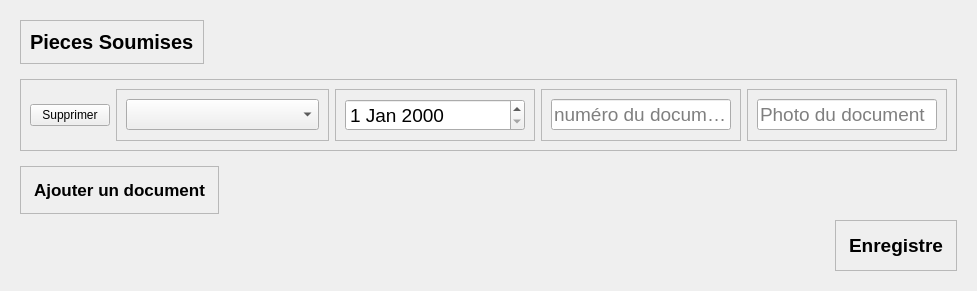
                     <widget class="QWidget" name="pieces">
                      <attribute name="title">
                       <string>Page</string>
                      </attribute>
                      <layout class="QVBoxLayout" name="verticalLayout_62">
                       <item>
                        <widget class="QWidget" name="widget_piece" native="true">
                         <layout class="QVBoxLayout" name="verticalLayout_50">
                          <item alignment="Qt::AlignLeft|Qt::AlignTop">
                           <widget class="QFrame" name="frame_47">
                            <property name="frameShape">
                             <enum>QFrame::StyledPanel</enum>
                            </property>
                            <property name="frameShadow">
                             <enum>QFrame::Raised</enum>
                            </property>
                            <layout class="QVBoxLayout" name="verticalLayout_63">
                             <item>
                              <widget class="QLabel" name="label_13">
                               <property name="font">
                                <font>
                                 <pointsize>15</pointsize>
                                 <weight>75</weight>
                                 <bold>true</bold>
                                </font>
                               </property>
                               <property name="text">
                                <string>Pieces Soumises</string>
                               </property>
                              </widget>
                             </item>
                            </layout>
                           </widget>
                          </item>
                          <item alignment="Qt::AlignHCenter|Qt::AlignVCenter">
                           <widget class="QWidget" name="widget_piece_inner" native="true">
                            <layout class="QVBoxLayout" name="verticalLayout_51">
                             <property name="spacing">
                              <number>10</number>
                             </property>
                             <property name="leftMargin">
                              <number>0</number>
                             </property>
                             <property name="rightMargin">
                              <number>0</number>
                             </property>
                             <item>
                              <widget class="QFrame" name="frame_40">
                               <property name="minimumSize">
                                <size>
                                 <width>300</width>
                                 <height>0</height>
                                </size>
                               </property>
                               <property name="frameShape">
                                <enum>QFrame::StyledPanel</enum>
                               </property>
                               <property name="frameShadow">
                                <enum>QFrame::Raised</enum>
                               </property>
                               <layout class="QHBoxLayout" name="horizontalLayout_31">
                                <item>
                                 <widget class="QPushButton" name="supprimer">
                                  <property name="text">
                                   <string>Supprimer</string>
                                  </property>
                                  <property name="flat">
                                   <bool>false</bool>
                                  </property>
                                 </widget>
                                </item>
                                <item>
                                 <widget class="QFrame" name="frame_41">
                                  <property name="minimumSize">
                                   <size>
                                    <width>200</width>
                                    <height>0</height>
                                   </size>
                                  </property>
                                  <property name="frameShape">
                                   <enum>QFrame::StyledPanel</enum>
                                  </property>
                                  <property name="frameShadow">
                                   <enum>QFrame::Raised</enum>
                                  </property>
                                  <layout class="QVBoxLayout" name="verticalLayout_52">
                                   <item>
                                    <widget class="QComboBox" name="type_de_document">
                                     <property name="minimumSize">
                                      <size>
                                       <width>0</width>
                                       <height>25</height>
                                      </size>
                                     </property>
                                     <property name="font">
                                      <font>
                                       <pointsize>14</pointsize>
                                      </font>
                                     </property>
                                     <property name="placeholderText">
                                      <string>Type de document</string>
                                     </property>
                                    </widget>
                                   </item>
                                  </layout>
                                 </widget>
                                </item>
                                <item>
                                 <widget class="QFrame" name="frame_43">
                                  <property name="minimumSize">
                                   <size>
                                    <width>200</width>
                                    <height>0</height>
                                   </size>
                                  </property>
                                  <property name="frameShape">
                                   <enum>QFrame::StyledPanel</enum>
                                  </property>
                                  <property name="frameShadow">
                                   <enum>QFrame::Raised</enum>
                                  </property>
                                  <layout class="QVBoxLayout" name="verticalLayout_56">
                                   <item>
                                    <widget class="QDateEdit" name="document_date_dexpiration">
                                     <property name="minimumSize">
                                      <size>
                                       <width>0</width>
                                       <height>25</height>
                                      </size>
                                     </property>
                                     <property name="font">
                                      <font>
                                       <pointsize>14</pointsize>
                                      </font>
                                     </property>
                                     <property name="cursor">
                                      <cursorShape>PointingHandCursor</cursorShape>
                                     </property>
                                    </widget>
                                   </item>
                                  </layout>
                                 </widget>
                                </item>
                                <item>
                                 <widget class="QFrame" name="frame_44">
                                  <property name="minimumSize">
                                   <size>
                                    <width>200</width>
                                    <height>0</height>
                                   </size>
                                  </property>
                                  <property name="frameShape">
                                   <enum>QFrame::StyledPanel</enum>
                                  </property>
                                  <property name="frameShadow">
                                   <enum>QFrame::Raised</enum>
                                  </property>
                                  <layout class="QVBoxLayout" name="verticalLayout_57">
                                   <item>
                                    <widget class="QLineEdit" name="document_image">
                                     <property name="minimumSize">
                                      <size>
                                       <width>0</width>
                                       <height>25</height>
                                      </size>
                                     </property>
                                     <property name="font">
                                      <font>
                                       <pointsize>14</pointsize>
                                      </font>
                                     </property>
                                     <property name="inputMethodHints">
                                      <set>Qt::ImhNone</set>
                                     </property>
                                     <property name="cursorPosition">
                                      <number>0</number>
                                     </property>
                                     <property name="placeholderText">
                                      <string>numéro du document</string>
                                     </property>
                                    </widget>
                                   </item>
                                  </layout>
                                 </widget>
                                </item>
                                <item>
                                 <widget class="QFrame" name="frame_42">
                                  <property name="minimumSize">
                                   <size>
                                    <width>200</width>
                                    <height>0</height>
                                   </size>
                                  </property>
                                  <property name="frameShape">
                                   <enum>QFrame::StyledPanel</enum>
                                  </property>
                                  <property name="frameShadow">
                                   <enum>QFrame::Raised</enum>
                                  </property>
                                  <layout class="QVBoxLayout" name="verticalLayout_53">
                                   <item>
                                    <widget class="QLineEdit" name="document_numero">
                                     <property name="minimumSize">
                                      <size>
                                       <width>0</width>
                                       <height>25</height>
                                      </size>
                                     </property>
                                     <property name="font">
                                      <font>
                                       <pointsize>14</pointsize>
                                      </font>
                                     </property>
                                     <property name="placeholderText">
                                      <string>Photo du document</string>
                                     </property>
                                    </widget>
                                   </item>
                                  </layout>
                                 </widget>
                                </item>
                               </layout>
                              </widget>
                             </item>
                            </layout>
                           </widget>
                          </item>
                          <item alignment="Qt::AlignLeft|Qt::AlignTop">
                           <widget class="QFrame" name="frame_45">
                            <property name="frameShape">
                             <enum>QFrame::StyledPanel</enum>
                            </property>
                            <property name="frameShadow">
                             <enum>QFrame::Raised</enum>
                            </property>
                            <layout class="QVBoxLayout" name="verticalLayout_58">
                             <item>
                              <widget class="QPushButton" name="ajouter_document">
                               <property name="font">
                                <font>
                                 <pointsize>13</pointsize>
                                 <weight>75</weight>
                                 <bold>true</bold>
                                </font>
                               </property>
                               <property name="cursor">
                                <cursorShape>PointingHandCursor</cursorShape>
                               </property>
                               <property name="text">
                                <string>Ajouter un document</string>
                               </property>
                               <property name="flat">
                                <bool>true</bool>
                               </property>
                              </widget>
                             </item>
                            </layout>
                           </widget>
                          </item>
                          <item alignment="Qt::AlignRight|Qt::AlignBottom">
                           <widget class="QFrame" name="frame_49">
                            <property name="frameShape">
                             <enum>QFrame::StyledPanel</enum>
                            </property>
                            <property name="frameShadow">
                             <enum>QFrame::Raised</enum>
                            </property>
                            <layout class="QVBoxLayout" name="verticalLayout_61">
                             <item>
                              <widget class="QPushButton" name="enregistre">
                               <property name="font">
                                <font>
                                 <pointsize>14</pointsize>
                                 <weight>75</weight>
                                 <bold>true</bold>
                                </font>
                               </property>
                               <property name="cursor">
                                <cursorShape>PointingHandCursor</cursorShape>
                               </property>
                               <property name="text">
                                <string>Enregistre</string>
                               </property>
                               <property name="flat">
                                <bool>true</bool>
                               </property>
                              </widget>
                             </item>
                            </layout>
                           </widget>
                          </item>
                         </layout>
                        </widget>
                       </item>
                      </layout>
                     </widget>
